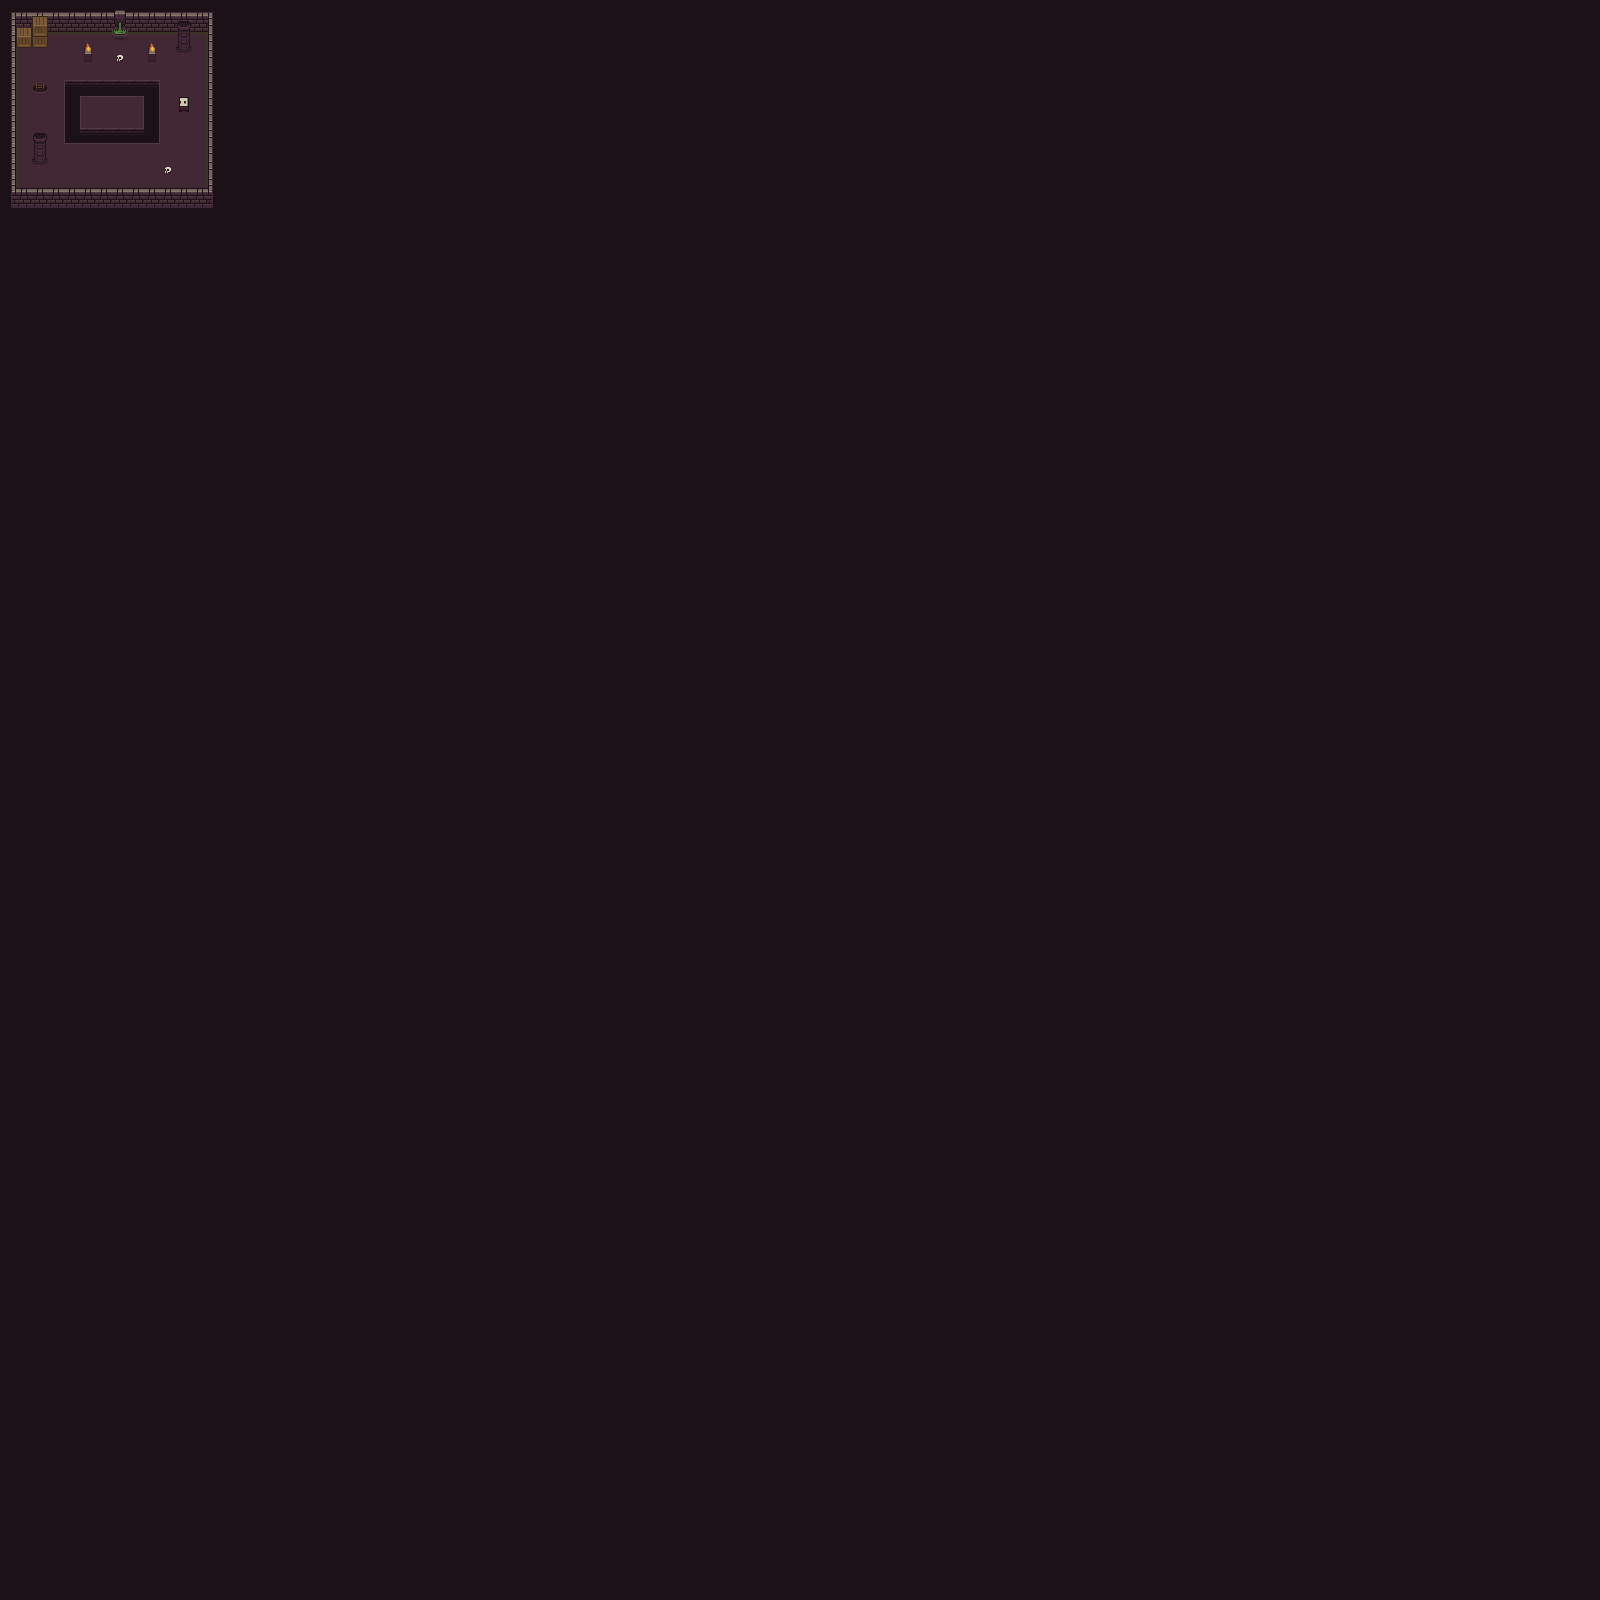

A level layout from a 2D game, rendered from its tile map. Below: a short description, then the map file with tile-grid data replaced by summaries:
An orthogonal 100x100 tile map with 16x16 px tiles, 5 tile layers (bg, bg2, floor, fg, ...), 2 tilesets and 2 objects (npc, SpawnPoint).

<map version="1.2" tiledversion="1.3.0" orientation="orthogonal" renderorder="right-down" compressionlevel="0" width="100" height="100" tilewidth="16" tileheight="16" infinite="0" nextlayerid="13" nextobjectid="4">
 <tileset firstgid="1" source="../tilemaps/tsx/DungeonWalls.tsx" />
 <tileset firstgid="257" source="../tilemaps/tsx/DungeonTileset.tsx" />
 <layer id="4" name="bg" width="100" height="100">
  <data>[10000 cells, 10000 non-empty, 1 distinct tile ids]</data>
 </layer>
 <layer id="6" name="bg2" width="100" height="100">
  <data>[10000 cells, 16 non-empty, 8 distinct tile ids]</data>
 </layer>
 <layer id="9" name="floor" width="100" height="100">
  <data>[10000 cells, 108 non-empty, 12 distinct tile ids]</data>
 </layer>
 <layer id="7" name="fg" width="100" height="100">
  <data>[10000 cells, 74 non-empty, 11 distinct tile ids]</data>
 </layer>
 <layer id="10" name="details" width="100" height="100">
  <data>[10000 cells, 21 non-empty, 15 distinct tile ids]</data>
 </layer>
 <objectgroup id="12" name="interactions">
  <object id="3" name="npc1" type="npc" x="176" y="96" width="16" height="16" />
 </objectgroup>
 <objectgroup id="11" name="spawnPoint">
  <object id="2" name="SpawnPoint" x="32" y="80" width="16" height="16" />
 </objectgroup>
</map>
